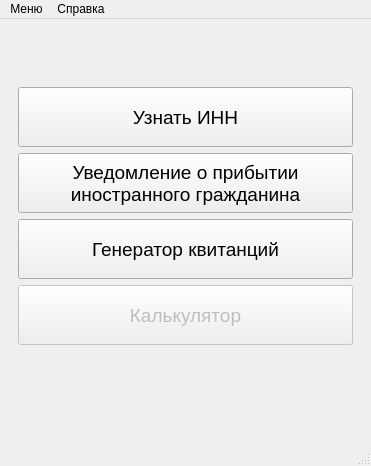
<?xml version="1.0" encoding="UTF-8"?>
<ui version="4.0">
 <class>MainWindow</class>
 <widget class="QMainWindow" name="MainWindow">
  <property name="windowModality">
   <enum>Qt::ApplicationModal</enum>
  </property>
  <property name="geometry">
   <rect>
    <x>0</x>
    <y>0</y>
    <width>371</width>
    <height>466</height>
   </rect>
  </property>
  <property name="minimumSize">
   <size>
    <width>371</width>
    <height>466</height>
   </size>
  </property>
  <property name="maximumSize">
   <size>
    <width>371</width>
    <height>466</height>
   </size>
  </property>
  <property name="windowTitle">
   <string>MainWindow</string>
  </property>
  <widget class="QWidget" name="centralwidget">
   <layout class="QGridLayout" name="gridLayout">
    <item row="0" column="0" alignment="Qt::AlignVCenter">
     <widget class="QWidget" name="widget" native="true">
      <layout class="QVBoxLayout" name="verticalLayout">
       <item>
        <widget class="QPushButton" name="btn_search_inn">
         <property name="minimumSize">
          <size>
           <width>0</width>
           <height>60</height>
          </size>
         </property>
         <property name="font">
          <font>
           <pointsize>14</pointsize>
          </font>
         </property>
         <property name="text">
          <string>Узнать ИНН</string>
         </property>
        </widget>
       </item>
       <item>
        <widget class="QPushButton" name="btn_notification">
         <property name="minimumSize">
          <size>
           <width>0</width>
           <height>60</height>
          </size>
         </property>
         <property name="font">
          <font>
           <pointsize>14</pointsize>
          </font>
         </property>
         <property name="text">
          <string>Уведомление о прибытии 
иностранного гражданина</string>
         </property>
        </widget>
       </item>
       <item>
        <widget class="QPushButton" name="btn_receipt">
         <property name="enabled">
          <bool>true</bool>
         </property>
         <property name="minimumSize">
          <size>
           <width>0</width>
           <height>60</height>
          </size>
         </property>
         <property name="font">
          <font>
           <pointsize>14</pointsize>
          </font>
         </property>
         <property name="text">
          <string>Генератор квитанций</string>
         </property>
        </widget>
       </item>
       <item>
        <widget class="QPushButton" name="btn_calc">
         <property name="enabled">
          <bool>false</bool>
         </property>
         <property name="minimumSize">
          <size>
           <width>0</width>
           <height>60</height>
          </size>
         </property>
         <property name="font">
          <font>
           <pointsize>14</pointsize>
          </font>
         </property>
         <property name="text">
          <string>Калькулятор</string>
         </property>
        </widget>
       </item>
      </layout>
     </widget>
    </item>
    <item row="1" column="0">
     <widget class="QLabel" name="lbl_copy">
      <property name="maximumSize">
       <size>
        <width>16777215</width>
        <height>25</height>
       </size>
      </property>
      <property name="text">
       <string/>
      </property>
      <property name="scaledContents">
       <bool>true</bool>
      </property>
      <property name="alignment">
       <set>Qt::AlignCenter</set>
      </property>
     </widget>
    </item>
   </layout>
  </widget>
  <widget class="QMenuBar" name="menubar">
   <property name="geometry">
    <rect>
     <x>0</x>
     <y>0</y>
     <width>371</width>
     <height>21</height>
    </rect>
   </property>
   <widget class="QMenu" name="menu">
    <property name="title">
     <string>Меню</string>
    </property>
    <addaction name="settings"/>
    <addaction name="exit"/>
   </widget>
   <widget class="QMenu" name="menu_2">
    <property name="title">
     <string>Справка</string>
    </property>
    <addaction name="about"/>
   </widget>
   <addaction name="menu"/>
   <addaction name="menu_2"/>
  </widget>
  <widget class="QStatusBar" name="statusbar"/>
  <action name="settings">
   <property name="text">
    <string>Настройки</string>
   </property>
  </action>
  <action name="exit">
   <property name="text">
    <string>Выход</string>
   </property>
  </action>
  <action name="about">
   <property name="text">
    <string>О программе</string>
   </property>
  </action>
 </widget>
 <resources/>
 <connections/>
</ui>
